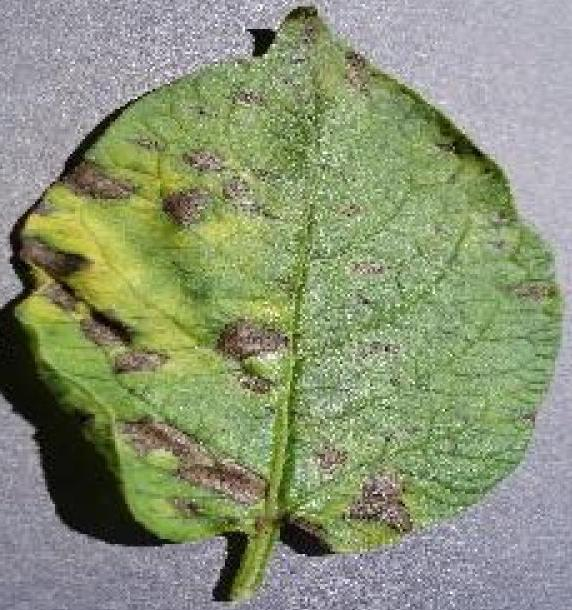
#> input picture phytoguard_dataset/test/Potato___Early_blight/c47fa8ac-b2a5-4470-bda6-26dec4000409___RS_Early_B-7395_JPG.rf.dc18caf998de12aa9d9404b6026a2780_crop0.jpg, 572 x 610 px
$ python -i 1k_balance.py   (imports and definitions only)
#> lines starting #> are read from the running program, lines starting #| are printed output that depends on the picture
import os
import shutil
import random
from pathlib import Path
from PIL import Image, ImageOps, ImageEnhance, ImageFilter

BASE_DIR = Path(r"C:\Users\User\Documents\training-plant")
SOURCE_DIR = BASE_DIR / "phytoguard_dataset"
EXACT_1K_DIR = BASE_DIR / "phytoguard_1k"

# EXACT TARGETS
TARGET_TRAIN = 1000
MAX_EVAL = 100  # Cap val/test to 100 for a perfectly even evaluation grid

# [1 line not run here, left out]

def apply_field_augmentation(src_path, dst_path):
    """Applies heavy real-world camera noise to oversample tiny classes."""
#> called with dst_path = 'out.png'
    try:
        with Image.open(src_path) as im:
#> im is the input picture: PIL image 572x610 RGB; mean R, G, B 137.7, 147.4, 117.2
            aug = im.copy().convert("RGB")

            if random.random() > 0.5:
                aug = ImageOps.mirror(aug)
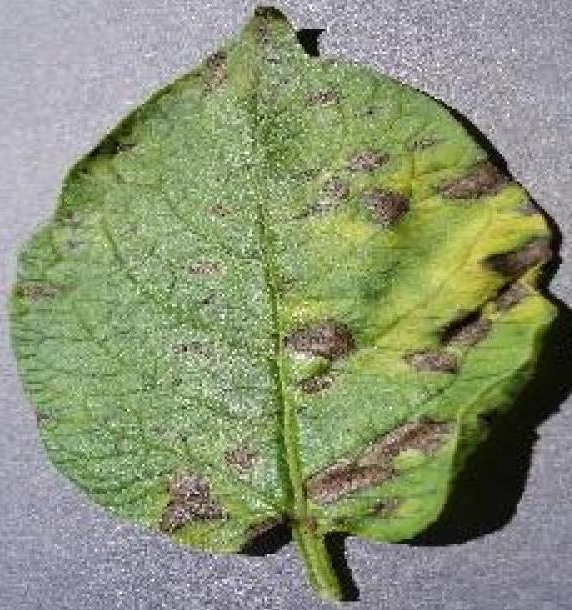
#> aug: PIL image 572x610 RGB; mean R, G, B 137.7, 147.4, 117.2
            if random.random() > 0.5:
                aug = ImageOps.flip(aug)
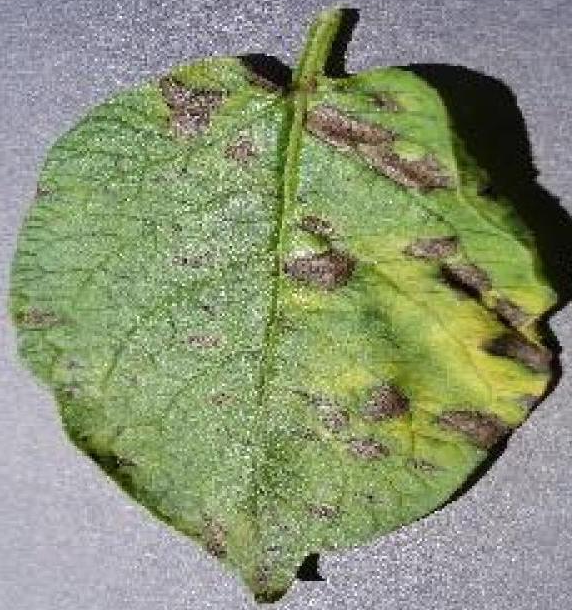
#> aug: PIL image 572x610 RGB; mean R, G, B 137.7, 147.4, 117.2

            rot_angle = random.choice([90, 180, 270, random.uniform(-30, 30)])
            aug = aug.rotate(rot_angle, expand=True)
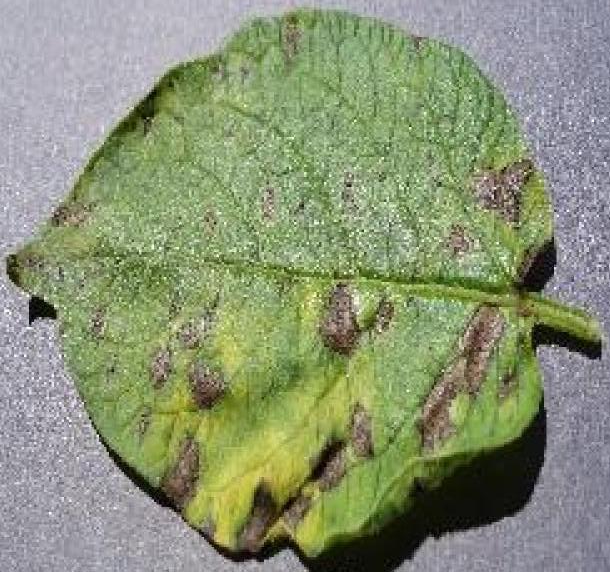
#> aug: PIL image 610x572 RGB; mean R, G, B 137.7, 147.4, 117.2

            if random.random() > 0.3:
                enhancer = ImageEnhance.Brightness(aug)
                aug = enhancer.enhance(random.uniform(0.6, 1.4))

            if random.random() > 0.3:
                enhancer = ImageEnhance.Contrast(aug)
                aug = enhancer.enhance(random.uniform(0.7, 1.3))
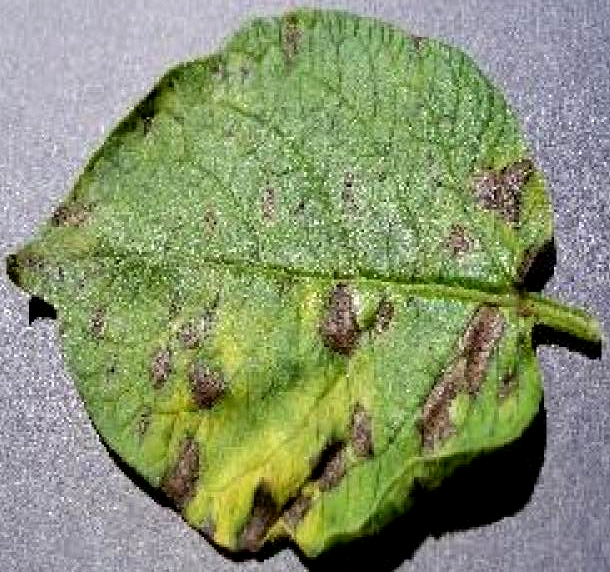
#> aug: PIL image 610x572 RGB; mean R, G, B 134.9, 146.3, 111.2

            if random.random() > 0.3:
                enhancer = ImageEnhance.Color(aug)
                aug = enhancer.enhance(random.uniform(0.5, 1.5))

            if random.random() > 0.7:
                aug = aug.filter(ImageFilter.GaussianBlur(radius=random.uniform(0.5, 1.5)))

            aug.save(dst_path)
    except Exception as e:
        print(f"Skipping corrupt image for augmentation: {src_path.name}")

# [70 lines left out: functions process_eval_split, process_train_split, run, not called in this run]

# [2 lines not run here, left out]

>>> result = apply_field_augmentation('phytoguard_dataset/test/Potato___Early_blight/c47fa8ac-b2a5-4470-bda6-26dec4000409___RS_Early_B-7395_JPG.rf.dc18caf998de12aa9d9404b6026a2780_crop0.jpg', 'out.png')

$ run again, on phytoguard_dataset/test/Rice___Tungro/TUNGRO3_015_jpg.rf.7b4b5730ef97ab3b4303f76c87515f77_crop1.jpg
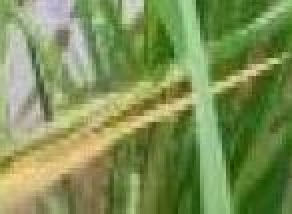
#> input picture phytoguard_dataset/test/Rice___Tungro/TUNGRO3_015_jpg.rf.7b4b5730ef97ab3b4303f76c87515f77_crop1.jpg, 146 x 107 px (shown 2 times larger)
#> in apply_field_augmentation, im is the input picture: PIL image 146x107 RGB; mean R, G, B 126, 144.4, 86.2
#> in apply_field_augmentation, `aug = ImageOps.flip(aug)`:
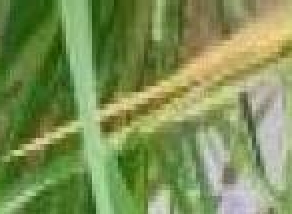
#> aug: PIL image 146x107 RGB (shown 2 times larger); mean R, G, B 126, 144.4, 86.2
#> in apply_field_augmentation, `aug = enhancer.enhance(random.uniform(0.7, 1.3))`:
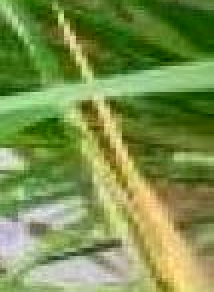
#> aug: PIL image 107x146 RGB (shown 2 times larger); mean R, G, B 122.4, 144.2, 76

$ run again, on phytoguard_dataset/test/Rice___Tungro/TUNGRO3_091_JPG.rf.df5685077afde6381610ba2c3332d9ac_crop1.jpg
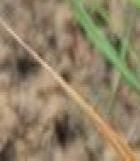
#> input picture phytoguard_dataset/test/Rice___Tungro/TUNGRO3_091_JPG.rf.df5685077afde6381610ba2c3332d9ac_crop1.jpg, 140 x 161 px
#> in apply_field_augmentation, im is the input picture: PIL image 140x161 RGB; mean R, G, B 144.8, 129.6, 102.5
#> in apply_field_augmentation, `aug = ImageOps.flip(aug)`:
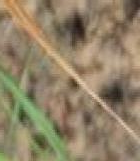
#> aug: PIL image 140x161 RGB; mean R, G, B 144.8, 129.6, 102.5
#> in apply_field_augmentation, `aug = aug.rotate(rot_angle, expand=True)`:
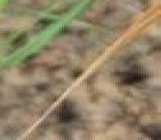
#> aug: PIL image 161x140 RGB; mean R, G, B 144.8, 129.6, 102.5
